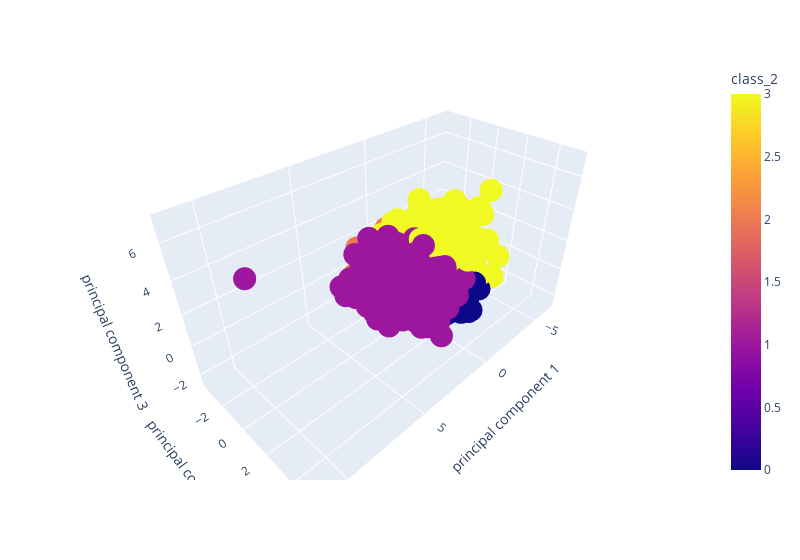

The cell this chart's notebook holds for it:
### Code cell
fig = px.scatter_3d(df_genre_pca, x="principal component 1", y="principal component 2", z="principal component 3", color='class_2', width=800)
fig.update_layout(legend=dict(x=0,y=1))
fig.show()

### Figure 1 — Plotly figure (JSON) as saved in the notebook; plotly's stock layout.template omitted (floating-point values rounded to 4 significant figures; data arrays with more than 128 entries replaced by an {"elided": "..."} marker saying what was removed)
{"data": [{"hovertemplate": "principal component 1=%{x}<br>principal component 2=%{y}<br>principal component 3=%{z}<br>class_2=%{marker.color}<extra></extra>", "legendgroup": "", "marker": {"color": {"elided": "6057 int values"}, "coloraxis": "coloraxis", "symbol": "circle"}, "mode": "markers", "name": "", "scene": "scene", "showlegend": false, "type": "scatter3d", "x": {"elided": "6057 float values"}, "y": {"elided": "6057 float values"}, "z": {"elided": "6057 float values"}}], "layout": {"coloraxis": {"colorbar": {"title": {"text": "class_2"}}, "colorscale": [[0, "#0d0887"], [0.1111, "#46039f"], [0.2222, "#7201a8"], [0.3333, "#9c179e"], [0.4444, "#bd3786"], [0.5556, "#d8576b"], [0.6667, "#ed7953"], [0.7778, "#fb9f3a"], [0.8889, "#fdca26"], [1, "#f0f921"]]}, "legend": {"tracegroupgap": 0, "x": 0, "y": 1}, "margin": {"t": 60}, "scene": {"domain": {"x": [0, 1], "y": [0, 1]}, "xaxis": {"title": {"text": "principal component 1"}}, "yaxis": {"title": {"text": "principal component 2"}}, "zaxis": {"title": {"text": "principal component 3"}}}, "width": 800}}
